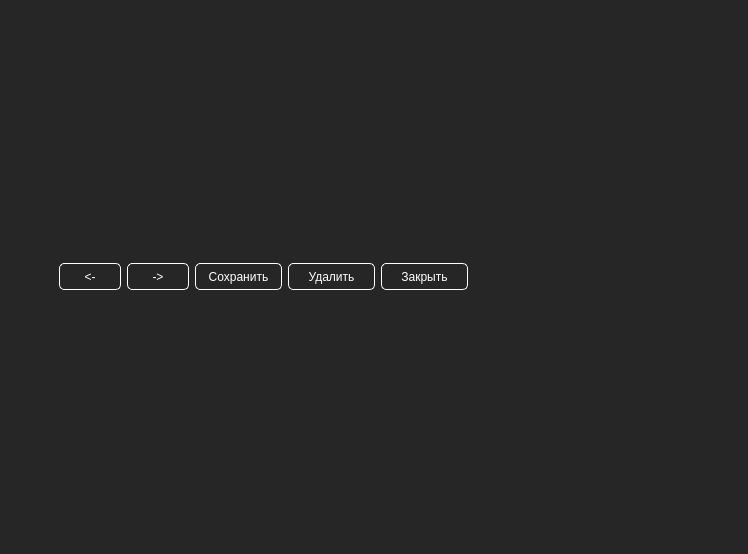
<?xml version="1.0" encoding="UTF-8"?>
<ui version="4.0">
 <class>Form</class>
 <widget class="QWidget" name="Form">
  <property name="geometry">
   <rect>
    <x>0</x>
    <y>0</y>
    <width>748</width>
    <height>554</height>
   </rect>
  </property>
  <property name="windowTitle">
   <string>Form</string>
  </property>
  <property name="styleSheet">
   <string notr="true">QWidget {
	background: #262626;
	color: white;
	selection-background-color: #2cde85;
	selection-color: black;
}


QPushButton {
	border-radius: 5px;
	border: 1px solid white;
	color: white;
	min-width: 85px;
	min-height: 25px;
}

QPushButton#next_btn, #prev_btn {
		min-width: 60px;
}

QPushButton::hover {
	background: #2cde85;	
	color: black;
	border: none;

}

QFrame#frame {
	/*background-color: white;*/
	border: 1px solid white;
}


QLineEdit {
	min-height: 20px;
	border: 1px solid white;
}

QHeaderView::section {
	background-color: black;
	color: white;
}

QComboBox {
	color: white;
	border: 1px solid white;
}

QDateEdit {
	border: 1px solid white;
}</string>
  </property>
  <layout class="QVBoxLayout" name="verticalLayout_2">
   <property name="spacing">
    <number>50</number>
   </property>
   <property name="leftMargin">
    <number>50</number>
   </property>
   <property name="topMargin">
    <number>50</number>
   </property>
   <property name="rightMargin">
    <number>50</number>
   </property>
   <property name="bottomMargin">
    <number>50</number>
   </property>
   <item>
    <layout class="QFormLayout" name="formLayout">
     <property name="fieldGrowthPolicy">
      <enum>QFormLayout::ExpandingFieldsGrow</enum>
     </property>
     <property name="horizontalSpacing">
      <number>30</number>
     </property>
     <property name="verticalSpacing">
      <number>5</number>
     </property>
    </layout>
   </item>
   <item>
    <widget class="QWidget" name="btns_widget" native="true">
     <property name="maximumSize">
      <size>
       <width>16777215</width>
       <height>140</height>
      </size>
     </property>
     <property name="styleSheet">
      <string notr="true"/>
     </property>
     <layout class="QHBoxLayout" name="horizontalLayout">
      <property name="sizeConstraint">
       <enum>QLayout::SetMaximumSize</enum>
      </property>
      <item>
       <widget class="QPushButton" name="prev_btn">
        <property name="minimumSize">
         <size>
          <width>62</width>
          <height>27</height>
         </size>
        </property>
        <property name="maximumSize">
         <size>
          <width>34</width>
          <height>16777215</height>
         </size>
        </property>
        <property name="styleSheet">
         <string notr="true">max-width: 32px;</string>
        </property>
        <property name="text">
         <string>&lt;-</string>
        </property>
        <property name="icon">
         <iconset theme="go-previous">
          <normaloff>.</normaloff>.</iconset>
        </property>
       </widget>
      </item>
      <item>
       <widget class="QPushButton" name="next_btn">
        <property name="minimumSize">
         <size>
          <width>62</width>
          <height>27</height>
         </size>
        </property>
        <property name="maximumSize">
         <size>
          <width>34</width>
          <height>16777215</height>
         </size>
        </property>
        <property name="styleSheet">
         <string notr="true">max-width: 32px;</string>
        </property>
        <property name="text">
         <string>-&gt;</string>
        </property>
        <property name="icon">
         <iconset theme="go-previous">
          <normaloff>.</normaloff>.</iconset>
        </property>
       </widget>
      </item>
      <item>
       <widget class="QPushButton" name="save_btn">
        <property name="minimumSize">
         <size>
          <width>87</width>
          <height>27</height>
         </size>
        </property>
        <property name="maximumSize">
         <size>
          <width>100</width>
          <height>16777215</height>
         </size>
        </property>
        <property name="text">
         <string>Сохранить</string>
        </property>
        <property name="icon">
         <iconset theme="go-previous">
          <normaloff>.</normaloff>.</iconset>
        </property>
       </widget>
      </item>
      <item>
       <widget class="QPushButton" name="del_btn">
        <property name="sizePolicy">
         <sizepolicy hsizetype="Minimum" vsizetype="Fixed">
          <horstretch>0</horstretch>
          <verstretch>0</verstretch>
         </sizepolicy>
        </property>
        <property name="minimumSize">
         <size>
          <width>87</width>
          <height>27</height>
         </size>
        </property>
        <property name="maximumSize">
         <size>
          <width>100</width>
          <height>16777215</height>
         </size>
        </property>
        <property name="text">
         <string>Удалить</string>
        </property>
        <property name="icon">
         <iconset theme="go-previous">
          <normaloff>.</normaloff>.</iconset>
        </property>
       </widget>
      </item>
      <item>
       <widget class="QPushButton" name="back_btn">
        <property name="minimumSize">
         <size>
          <width>87</width>
          <height>27</height>
         </size>
        </property>
        <property name="maximumSize">
         <size>
          <width>100</width>
          <height>16777215</height>
         </size>
        </property>
        <property name="text">
         <string>Закрыть</string>
        </property>
       </widget>
      </item>
     </layout>
    </widget>
   </item>
  </layout>
 </widget>
 <resources/>
 <connections/>
</ui>
